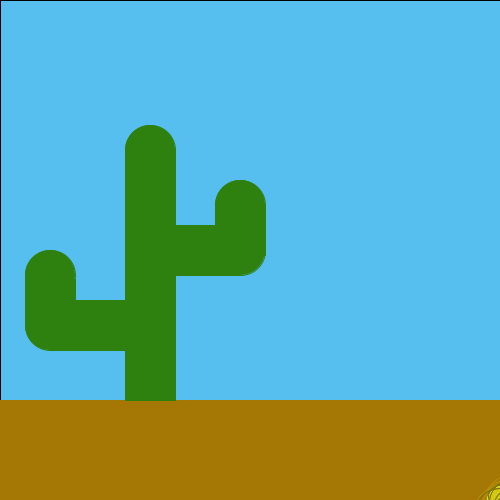
Frame 1 (no input)
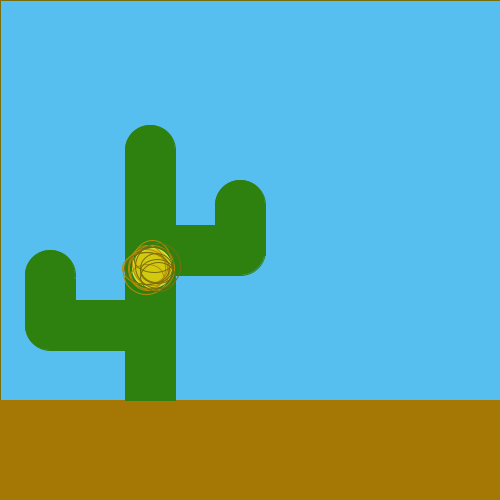
Frame 60 (the mouse pressed at the canvas centre just before this capture)
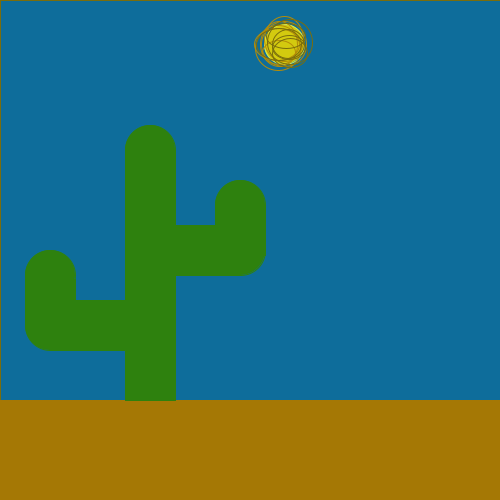
Frame 120 (the mouse held since frame 60 and released just before this capture)

The Processing sketch that drew these frames (run headless with seeded random() and noise(); from frame 60 on, the mouse is pressed at the canvas centre):

// Processing sketch: processing_97038
// ── processing_97038.pde

int posX, posY, velX, velY;
float angle;
int value = (240);
int value2 = (87);
int value3 = (190);
float sz=40;



void setup()
{
  size(500,500);
  posX = width/2;
  posY = height/2;
  velX = 3;
  velY = 2;
  noCursor();
  
  
}
void draw()
{
  fill(value2,value3,value);
  rect(0,0,500,400);
  //dibuix del fons que canvia de color quan apretem el ratoli
  
  fill(165,120,5);
  stroke(165,120,5);
  rect(0,4*height/5,width,height);
  //dibuix del terra
  
  
  fill(46,129,14);
  stroke(46,129,14);
  rect(1.25*width/5,1.5*height/5,50,2.5*height/5);
  ellipse(1.5*width/5,1.5*height/5,50,50);
  rect(0.5*width/5,3*height/5,90,50);
  ellipse(0.5*width/5,3.25*height/5,50,50);
  rect(0.25*width/5,3.25*height/5,50,-46);
  ellipse(0.5*width/5,2.75*height/5,50,50);
  rect(1.5*width/5,2.25*height/5,90,50);
  ellipse(2.40*width/5,2.50*height/5,50,50);
  rect(2.15*width/5,2.55*height/5,50,-50);
  ellipse(2.40*width/5,2.05*height/5,50,50);
  //dibuix del cactus 
  
  //actualitzo posicions
  posX=posX+velX;
  posY=posY+velY;
  
  translate(posX,posY); // Canviem les referències per tal que l'origen sigui el mouse.
  //dibuix bola de palla
  stroke(5,5,5);
  fill(5,5,5,0);
  fill(211,202,15);
  stroke(211,234,85);
  ellipse(posX,posY,sz,sz);
  stroke(180,140,7);
  fill(3,3,3,0);
  ellipse(posX,posY,45,45);
  ellipse(posX-5,posY,37,45);
  ellipse(posX,posY-5,39,45);
  ellipse(posX-7,posY,45,32);
  ellipse(posX-6,posY+4,45,45);
  ellipse(posX-5,posY+8,33,24);
  stroke(121,109,12);
  ellipse(posX+2,posY-8,39,25);
  ellipse(posX+4,posY,32,29);
  ellipse(posX+6,posY+9,35,29);
  ellipse(posX-5,posY,45,32);
  ellipse(posX+6,posY-2,45,45);
  ellipse(posX+5,posY+3,33,24);
  
 
  //comprovo la posicio X
  if((posX<+20)||(posX>250)){
    velX=-velX;
  }
  
  //comprovo la posicio Y
  if((posY<0+20)||(posY>250)){
    velY=-velY;
  }
  
  //volem que la bola de palla creixi quan es mogui.
  if((posY<height/2)||(posY>height)&&(velY>0)){
    sz=sz+0.1;
  }
  if(velY<0) {
    sz=sz-0.1;
  }
  if(sz==0.5) {
    sz=0.5;
  }
}
  

  

//volem que el cel passi de clar a fosc quan apretem el ratoli.
void mousePressed() {
  if (value ==240) {
    value = 155;
  } else {
    value = 240;
  }
  if (value2 ==87) {
    value2=14;
  } else {
    value2 = 87;
  }
  if (value3 ==190){
    value3 = 109;
  } else{
    value3=190;
  }
}
